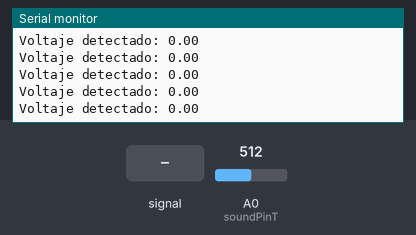
Bench run of a sketch on a simulated Arduino Uno, built with avr-gcc and run on an emulated ATmega328P. Shown: the last lines printed to the serial monitor. The inputs (shaded band) are chosen by the test bench; at power-on: A0 (soundPinT) = 512.

Above: at 1.2 s.
1.3 s: A0 (soundPinT) fed a 200 Hz sine of ±81 counts around its level
At 1.32 s:
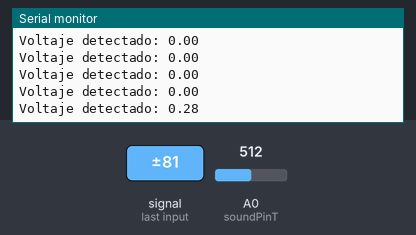
2.8 s: A0 (soundPinT) set to 716
At 2.82 s:
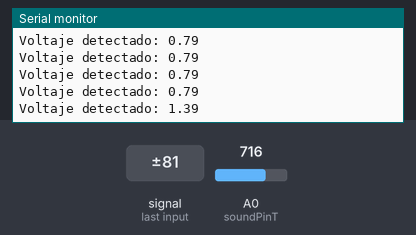
4.3 s: A0 (soundPinT) fed a 1000 Hz sine of ±255 counts around its level
At 4.32 s:
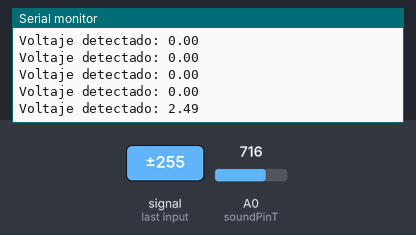
5.8 s: A0 (soundPinT) set to 1023
At 5.82 s:
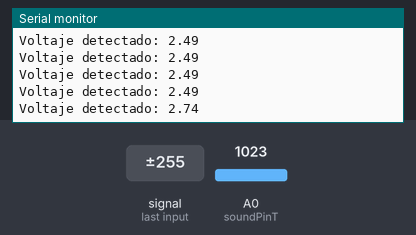
Timing chart, 0 to 8.3 s (numbered marks = the images above; inputs shaded):
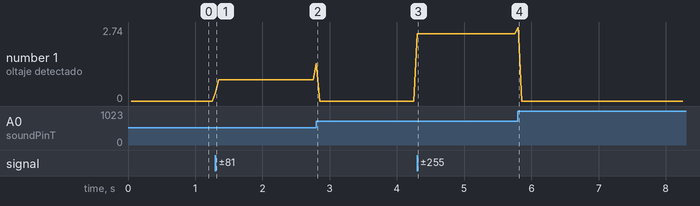

Measured:
- after the input at 1.3 s, the serial monitor: prints a new line at once (image 1)
- after the input at 2.8 s, the serial monitor: prints a new line at once (image 2)
- after the input at 4.3 s, the serial monitor: prints a new line at once (image 3)
- after the input at 5.8 s, the serial monitor: prints a new line at once (image 4)
- plotted number 1: 0 → 0.79 after the input at 1.3 s, 0 → 2.49 after the input at 4.3 s

The sketch:

Microfono-amplificado-MAX9812-con-Arduino.ino
```cpp
/*
  Created by TEOS
  Domotic with Arduino https://goo.gl/btZpjs
  YouTube https://goo.gl/k7TUSZ
  Instagram https://goo.gl/zEIjia
  Facebook https://goo.gl/eivraR
  Twitter https://goo.gl/du5Wgn
  Github https://goo.gl/Xl5IiS
  Google Plus https://goo.gl/gBnUdh
  WEB https://goo.gl/jtiYJy
*/

const uint8_t soundPinT = A0, sampleWindowT = 50;

void setup() {
  Serial.begin(9600);
}

void loop() {
  String resultSerialT;
  unsigned long startMillisT = millis();
  uint16_t peakToPeakT = 0, signalMaxT = 0, signalMinT = 1024, incomingSoundT, bitsResolutionT = 1024;

  while (millis() - startMillisT < sampleWindowT) {
    incomingSoundT = analogRead(soundPinT);
    if (incomingSoundT < bitsResolutionT) {
      if (incomingSoundT > signalMaxT)
        signalMaxT = incomingSoundT;
      else if (incomingSoundT < signalMinT) {
        signalMinT = incomingSoundT;
      }
    }
  }

  peakToPeakT = signalMaxT - signalMinT;
  double voltsT = (peakToPeakT * 5.0) / bitsResolutionT;
  resultSerialT = "Voltaje detectado: " + String(voltsT);
  Serial.println(resultSerialT);
}
```
